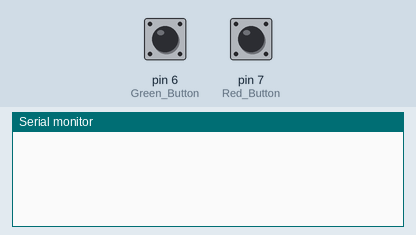
The sketch below on a simulated Arduino Uno, built with avr-gcc and run on an emulated ATmega328P. Parts: the last lines printed to the serial monitor. Inputs (shaded band) come from the test bench; at power-on: pin 6 (Green_Button) HIGH, pin 7 (Red_Button) HIGH.

Above: at 1.2 s.
1.3 s: pin 6 (Green_Button) pulled LOW for 0.15 s
At 1.8 s:
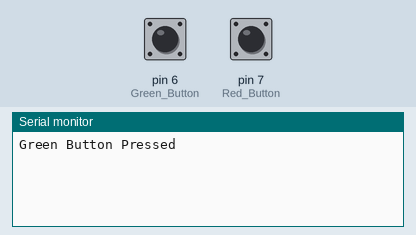
2.9 s: pin 7 (Red_Button) pulled LOW for 0.15 s
At 4.2 s:
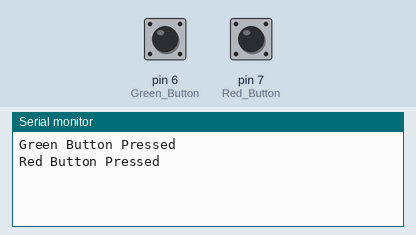

The sketch:

ButtonPresses.ino
```cpp
void setup()
{
    Serial.begin(115200);
    pinMode(6, INPUT_PULLUP); // Green Button
    pinMode(7, INPUT_PULLUP); // Red Button
}

void loop()
{
    if (digitalRead(6) == LOW)
    {
        Serial.println("Green Button Pressed");
        delay(200); // Basic debounce
    }
    if (digitalRead(7) == LOW)
    {
        Serial.println("Red Button Pressed");
        delay(200);
    }
}
```

Measured:
- after the input at 1.3 s, the serial monitor: prints a new line at once (image 1)
- after the input at 2.9 s, the serial monitor: prints a new line at once (image 2)
